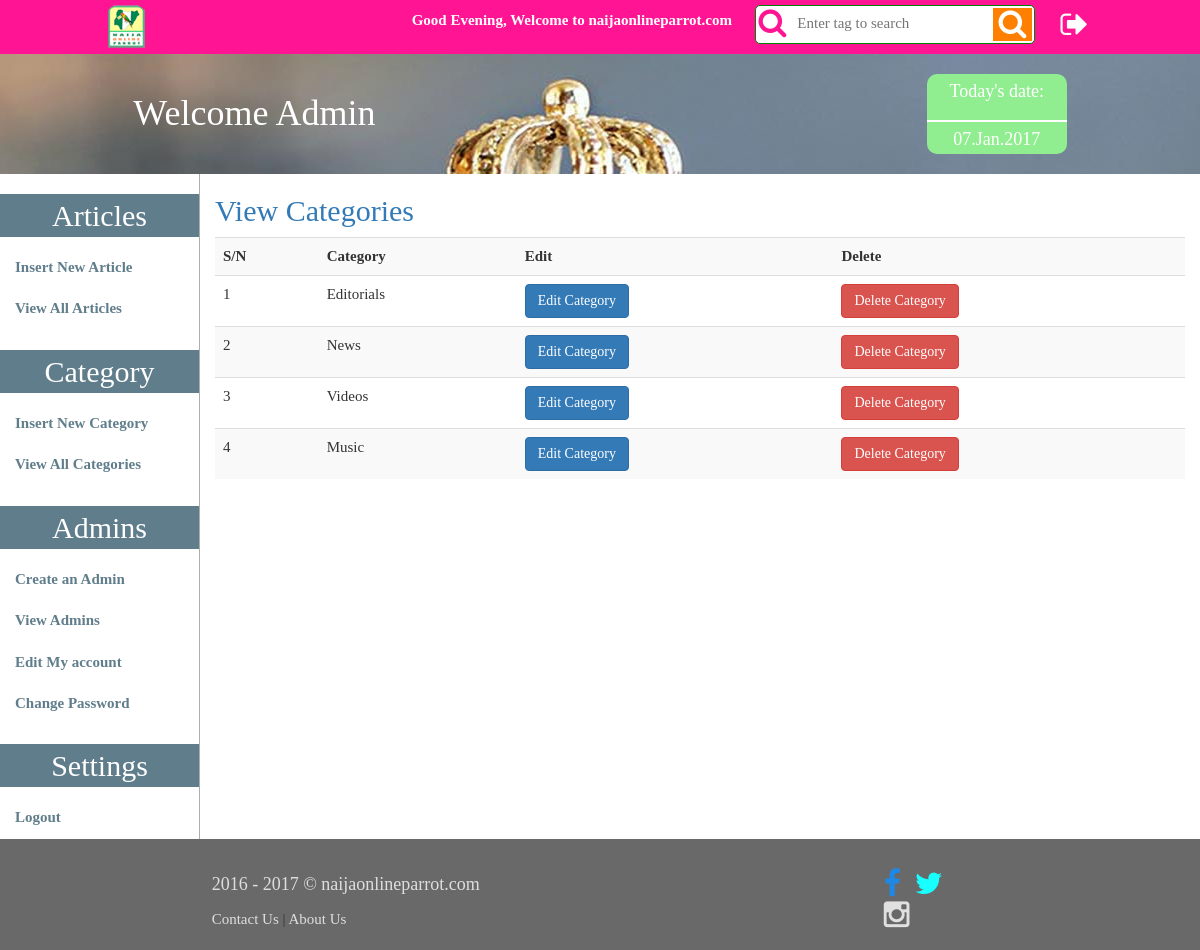
The app's page /admin/view_category.php (signed in) with its own data.
### tables this page shows
CREATE TABLE IF NOT EXISTS `category` (
  `catID` int(20) NOT NULL,
  `category` varchar(200) NOT NULL,
  `category_url` varchar(200) NOT NULL
);

### libraries/DBInteractor.php (called while the page is built, shortened)
<?php
abstract class DBInteractor {
	protected $db;
	function __construct()
	{
		$this->db = $this->connect();
	}
	protected function connect()
	{
		$dsn = "mysql:host=". DB_HOST . ";dbname=" . DB_NAME . ";";
		try {
			$pdo = new PDO($dsn, DB_USER, DB_PASS);
			$pdo->setAttribute(PDO::ATTR_ERRMODE, PDO::ERRMODE_EXCEPTION);
			return $pdo;
		}
		catch (PDOException $e) {
			return $e->getMessage();
		}
	}
	protected function executeQuery($sql)
	{
		try {
			$sth = $this->db->query($sql);
			$sth->setFetchMode(PDO::FETCH_ASSOC);
			$results = $sth->fetchAll();
			return $results;
		}
		catch (PDOException $e) {
			return $e->getMessage();
		}
	}
}

### libraries/DB_admin.php (called while the page is built, shortened)
<?php
class DB extends DBInteractor {
	public function getCategoryForForm()
	{
		$sql = "SELECT * FROM category";
		return $this->executeQuery($sql);
	}
}
?>

### admin/view_category.php (the view)
<?php include 'includes/header.php';
	$cat_run = $db->getCategoryForForm();
	$i = 1;
?>
<div class="col-md-10">
	<h2 class="text-primary">View Categories</h2>
	<table class="table table-striped">
		<tr>
			<th>S/N</th>
			<th>Category</th>
			<th>Edit</th>
			<th>Delete</th>
		</tr>
		<?php foreach($cat_run as $cat_row){ ?>
		<tr>
			<td><?php echo $i; ?></td>
			<td><?php echo $cat_row['category']; ?></td>
			<td><a href="edit_category.php?ed_cat=<?php echo $cat_row['catID']; ?>" class="btn btn-primary">Edit Category</a></td>
			<td><a href="delete_category.php?del_cat=<?php echo $cat_row['catID']; ?>" class="btn btn-danger">Delete Category</a></td>
		</tr>
		<?php $i++;
			}
		 ?>
	</table>
</div>
<?php include 'includes/footer.php'; ?>

### css/custom.css (style rules this page uses)
body { font-family: serif; }

### records on screen
category: category "Editorials"
category: category "News"
category: category "Videos"
category: category "Music"

### other values on screen
copyYear(2016) "2016 - 2017"
